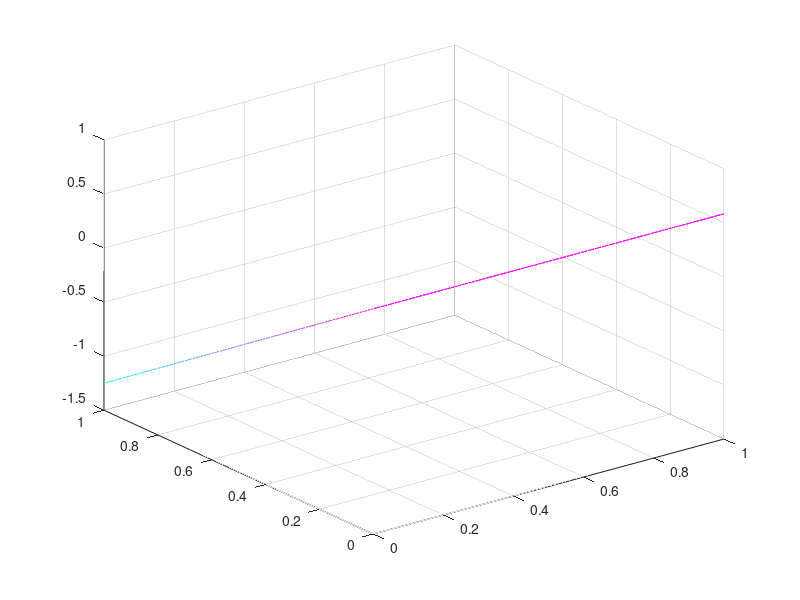

Source code (MATLAB): (Note: this script raises an error after producing the figure.)
clc,clear;
figure(1)
[x,y]=meshgrid(0:0.01:1,0:0.01:1);
Rp=150,Cph=85,Cpl=0,Cp=10,Bt=40,Fp=40,Mp=20,Ct=10,Ft=20,Mt=15,Cg=15,Tg=40; 
z=((Cph-Cpl-Cp-Bt)-y*(Rp-Bt))/(Fp+Mp);
mesh(x,y,z)
colormap(cool) 
alpha(0.0001) 
%surf(x,y,z) 
view([100 20]); 
set(gca,'XTick',[0:0.5:1],'YTick',[0:0.2:1],'ZTick',[0:0.1:1])
axis([0 1 0 1 0 1])
xlabel('$x$','interpreter','latex');
ylabel('$y$','interpreter','latex');
zlabel('$z$','interpreter','latex','Rotation',360);
grid on
hold on
set(0,'defaultfigurecolor','w')
text(0.5 ,0.2 ,0.3,'$(a)y=y^{*}$','interpreter','latex');
text(0.4 ,0.2 ,0.3,'$(b)y<y^{*},x\rightarrow0$','interpreter','latex');
text(0.3 ,0.2 ,0.3,'$(c)y>y^{*},x\rightarrow1$','interpreter','latex');
annotation('arrow',[0.55 0.35],[0.35 0.32]);
annotation('arrow',[0.58 0.58],[0.38 0.45]);

clc,clear;
figure(2)
[x,y]=meshgrid(0:0.01:1,0:0.01:1);
Rp=150,Cph=105,Cpl=0,Cp=10,Bt=50,Fp=25,Mp=15,Ct=10,Ft=18,Mt=12,Cg=15,Tg=40;
z=((1-x)*Bt-Ct)/(Ft+Mt);
mesh(x,y,z)
colormap(pink) 
alpha(0.0001)
%surf(x,y,z)
view([135 25]);
set(gca,'XTick',[0:0.5:1],'YTick',[0:0.2:1],'ZTick',[0:0.1:1])
axis([0 1 0 1 0 1])
xlabel('$x$','interpreter','latex');
ylabel('$y$','interpreter','latex');
zlabel('$z$','interpreter','latex','Rotation',360);
grid on
hold on
set(0,'defaultfigurecolor','w')
text(0.5 ,0 ,0.8,'$(a)y=y^{*}$','interpreter','latex');
text(0.4 ,0 ,0.8,'$(b)y<y^{*},x\rightarrow0$','interpreter','latex');
text(0.8 ,0, 0.8,'$(c)y>y^{*},x\rightarrow1$','interpreter','latex');
annotation('arrow',[0.55 0.35],[0.35 0.32]);
annotation('arrow',[0.58 0.58],[0.38 0.45]);
title('figure 2 phase');

clc,clear;
figure(3)
[x,z]=meshgrid(0:0.01:1,0:0.01:1);
Rp=150,Cph=105,Cpl=0,Cp=10,Bt=50,Fp=25,Mp=15,Ct=10,Ft=18,Mt=12,Cg=15,Tg=40;
y=-((Cg-Fp-Ft-Tg)+x*(Mp+Fp+Tg))./((Mt+Ft+Tg)-x*Tg); 
mesh(x,y,z)
colormap(winter) 
alpha(0.0001)
%surf(x,y,z)
%view([0 90]);
set(gca,'XTick',[0:0.5:1],'YTick',[0:0.2:1],'ZTick',[0:0.1:1])
axis([0 1 0 1 0 1])
xlabel('$x$','interpreter','latex');
ylabel('$y$','interpreter','latex');
zlabel('$z$','interpreter','latex','Rotation',360);
grid on
hold on
set(0,'defaultfigurecolor','w')
text(0 ,0.1 ,0.3,'$(a)y=y^{*}$','interpreter','latex');
text(0 ,0.2 ,0.3,'$(b)y<y^{*},x\rightarrow0$','interpreter','latex');
text(0 ,0.3 ,0.3,'$(c)y>y^{*},x\rightarrow1$','interpreter','latex');
annotation('arrow',[0.55 0.35],[0.35 0.32]);
annotation('arrow',[0.58 0.58],[0.38 0.45]);
title('figure 3 phase');
